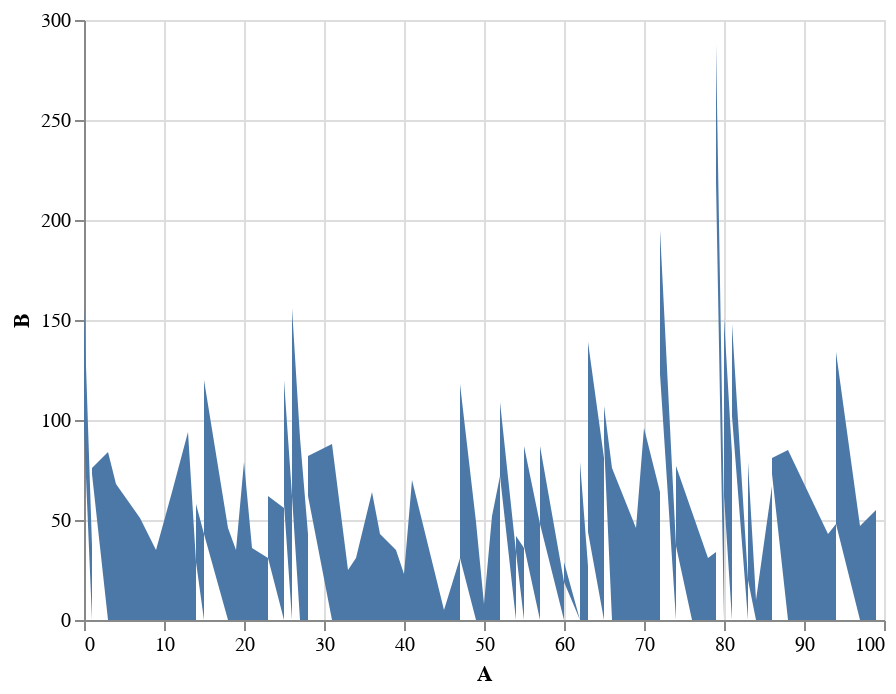

The code cell stored with this chart in its notebook:
### Code cell
(
    alt.Chart(df)
    .mark_area()
    .encode(
        x='A',
        y='B'
    )
)

### Figure 1 — Vega-Lite specification as saved in the notebook (floating-point values rounded to 4 significant figures)
{"$schema": "https://vega.github.io/schema/vega-lite/v4.17.0.json", "config": {"view": {"continuousHeight": 300, "continuousWidth": 400}}, "data": {"name": "data-1125286b93f5e19a19315e8f8f4f6d37"}, "datasets": {"data-1125286b93f5e19a19315e8f8f4f6d37": [{"A": 19, "B": 35, "C": 77, "D": 44}, {"A": 86, "B": 67, "C": 20, "D": 3}, {"A": 1, "B": 37, "C": 54, "D": 53}, {"A": 94, "B": 48, "C": 6, "D": 55}, {"A": 69, "B": 46, "C": 13, "D": 42}, {"A": 86, "B": 6, "C": 80, "D": 96}, {"A": 51, "B": 52, "C": 1, "D": 92}, {"A": 99, "B": 55, "C": 93, "D": 83}, {"A": 72, "B": 64, "C": 67, "D": 77}, {"A": 27, "B": 91, "C": 4, "D": 35}, {"A": 65, "B": 81, "C": 57, "D": 23}, {"A": 74, "B": 37, "C": 2, "D": 39}, {"A": 50, "B": 8, "C": 14, "D": 33}, {"A": 25, "B": 56, "C": 99, "D": 69}, {"A": 70, "B": 96, "C": 95, "D": 48}, {"A": 63, "B": 27, "C": 73, "D": 53}, {"A": 79, "B": 34, "C": 38, "D": 7}, {"A": 79, "B": 87, "C": 47, "D": 27}, {"A": 78, "B": 31, "C": 75, "D": 1}, {"A": 49, "B": 49, "C": 40, "D": 92}, {"A": 25, "B": 2, "C": 27, "D": 12}, {"A": 72, "B": 59, "C": 44, "D": 55}, {"A": 60, "B": 19, "C": 91, "D": 10}, {"A": 63, "B": 17, "C": 49, "D": 70}, {"A": 20, "B": 79, "C": 49, "D": 95}, {"A": 23, "B": 31, "C": 50, "D": 42}, {"A": 28, "B": 43, "C": 60, "D": 5}, {"A": 55, "B": 36, "C": 59, "D": 77}, {"A": 47, "B": 31, "C": 98, "D": 88}, {"A": 41, "B": 70, "C": 17, "D": 9}, {"A": 84, "B": 10, "C": 90, "D": 48}, {"A": 15, "B": 43, "C": 17, "D": 34}, {"A": 62, "B": 0, "C": 79, "D": 98}, {"A": 80, "B": 50, "C": 94, "D": 72}, {"A": 31, "B": 88, "C": 33, "D": 14}, {"A": 54, "B": 34, "C": 65, "D": 19}, {"A": 15, "B": 77, "C": 1, "D": 27}, {"A": 14, "B": 29, "C": 61, "D": 94}, {"A": 57, "B": 48, "C": 7, "D": 46}, {"A": 74, "B": 40, "C": 37, "D": 6}, {"A": 88, "B": 85, "C": 5, "D": 58}, {"A": 18, "B": 46, "C": 56, "D": 78}, {"A": 81, "B": 83, "C": 84, "D": 71}, {"A": 4, "B": 68, "C": 38, "D": 2}, {"A": 97, "B": 47, "C": 6, "D": 4}, {"A": 25, "B": 62, "C": 65, "D": 65}, {"A": 45, "B": 5, "C": 45, "D": 36}, {"A": 52, "B": 72, "C": 75, "D": 93}, {"A": 26, "B": 62, "C": 11, "D": 58}, {"A": 72, "B": 72, "C": 34, "D": 70}, {"A": 0, "B": 5, "C": 61, "D": 35}, {"A": 86, "B": 8, "C": 80, "D": 68}, {"A": 52, "B": 37, "C": 11, "D": 90}, {"A": 54, "B": 8, "C": 70, "D": 17}, {"A": 37, "B": 43, "C": 15, "D": 65}, {"A": 55, "B": 1, "C": 94, "D": 16}, {"A": 28, "B": 19, "C": 47, "D": 46}, {"A": 0, "B": 83, "C": 5, "D": 86}, {"A": 93, "B": 43, "C": 6, "D": 75}, {"A": 99, "B": 36, "C": 92, "D": 32}, {"A": 79, "B": 98, "C": 53, "D": 72}, {"A": 34, "B": 31, "C": 29, "D": 78}, {"A": 23, "B": 31, "C": 72, "D": 38}, {"A": 33, "B": 25, "C": 72, "D": 93}, {"A": 36, "B": 64, "C": 82, "D": 20}, {"A": 62, "B": 79, "C": 29, "D": 89}, {"A": 99, "B": 54, "C": 50, "D": 71}, {"A": 63, "B": 95, "C": 88, "D": 88}, {"A": 0, "B": 7, "C": 63, "D": 85}, {"A": 13, "B": 94, "C": 73, "D": 12}, {"A": 81, "B": 19, "C": 50, "D": 41}, {"A": 14, "B": 29, "C": 38, "D": 13}, {"A": 66, "B": 76, "C": 17, "D": 89}, {"A": 76, "B": 54, "C": 85, "D": 33}, {"A": 9, "B": 35, "C": 87, "D": 47}, {"A": 83, "B": 20, "C": 95, "D": 53}, {"A": 1, "B": 36, "C": 64, "D": 45}, {"A": 80, "B": 12, "C": 55, "D": 55}, {"A": 57, "B": 39, "C": 82, "D": 82}, {"A": 39, "B": 35, "C": 20, "D": 39}, {"A": 79, "B": 69, "C": 9, "D": 71}, {"A": 94, "B": 86, "C": 28, "D": 43}, {"A": 81, "B": 46, "C": 6, "D": 66}, {"A": 28, "B": 20, "C": 11, "D": 79}, {"A": 60, "B": 10, "C": 55, "D": 40}, {"A": 21, "B": 36, "C": 90, "D": 18}, {"A": 65, "B": 8, "C": 42, "D": 32}, {"A": 65, "B": 18, "C": 64, "D": 72}, {"A": 11, "B": 64, "C": 70, "D": 34}, {"A": 83, "B": 59, "C": 8, "D": 72}, {"A": 7, "B": 51, "C": 71, "D": 56}, {"A": 26, "B": 94, "C": 81, "D": 25}, {"A": 99, "B": 61, "C": 6, "D": 37}, {"A": 55, "B": 50, "C": 52, "D": 35}, {"A": 80, "B": 89, "C": 74, "D": 83}, {"A": 40, "B": 23, "C": 95, "D": 58}, {"A": 3, "B": 84, "C": 83, "D": 85}, {"A": 1, "B": 3, "C": 86, "D": 42}, {"A": 0, "B": 62, "C": 90, "D": 0}, {"A": 47, "B": 87, "C": 1, "D": 4}]}, "encoding": {"x": {"field": "A", "type": "quantitative"}, "y": {"field": "B", "type": "quantitative"}}, "mark": "area"}
